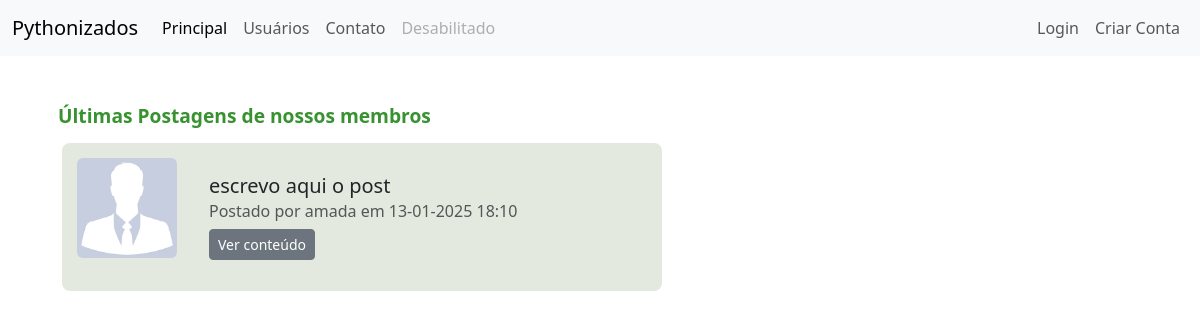
Before: / with the older database file.
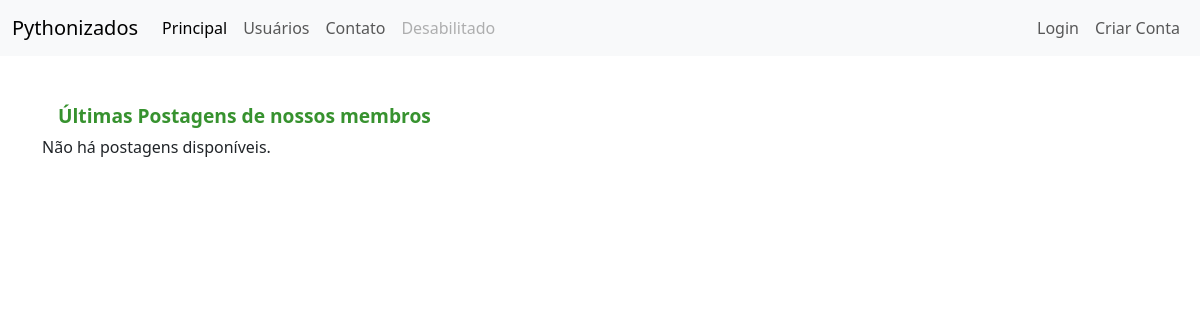
After: the same page with the newer database file.
### comunidade/models.py (models this page shows)
class Post(database.Model):
    id = database.Column(database.Integer, primary_key=True)
    titulo = database.Column(database.String, nullable=False)
    corpo = database.Column(database.Text, nullable=False)
    data_criacao = database.Column(database.DateTime, nullable=False, default=datetime.now())
    id_usuario = database.Column(database.Integer, database.ForeignKey('usuario.id'), nullable=False)

class Usuario(database.Model, UserMixin): # UserMixin serve para poder reutilizar
    id = database.Column(database.Integer, primary_key=True)
    username = database.Column(database.String, nullable=False, unique=True)
    email = database.Column(database.String, nullable=False, unique=True)
    senha = database.Column(database.String, nullable=False)
    foto_perfil = database.Column(database.String, default='default.jpg')
    posts = database.relationship('Post', backref='autor', lazy=True)
    cursos = database.Column(database.String, nullable=False, default='Não informado')

### comunidade/routes.py (the view)
@app.route("/")
def home():
    posts = Post.query.order_by(Post.data_criacao.desc()).all()
    for post in posts:
        post.corpo_red = f"{post.corpo[:50]}..." if len(post.corpo) > 50 else post.corpo
    usuarios = {usuario.id: usuario.username for usuario in Usuario.query.all()}
    foto_usuarios = {usuario.id: usuario.foto_perfil for usuario in Usuario.query.all()}
    return render_template('home.html', posts=posts, usuarios=usuarios, foto_usuarios=foto_usuarios)

### comunidade/templates/home.html (shortened to what this page needs)
{% extends 'base.html' %}
{% block body %}
<div class="container mt-5">
    <h1 class="h1-custom">Últimas Postagens de nossos membros</h1>
    <div class="posts-container">
        {% if posts %}
            {% for post in posts %}
            <div class="card mt-3" style="max-width: 700px; background-color: #e3e9de; padding: 15px; border-radius: 8px;">
                <div class="d-flex align-items-start">
                    <div class="me-3">
                        <img src="{{ url_for('static', filename='fotos_perfil/' + foto_usuarios[post.id_usuario]) }}"
                             alt="Imagem do usuário" class="rounded" width="100" height="100">
                    </div>
                    <div class="w-100">
                        <div class="card-body">
                            <h5 class="card-title">
                                <a href="{{ url_for('exibir_post', post_id=post.id) }}" style="text-decoration: none; color: inherit;">
                                    {{ post.titulo }}
                                </a>
                            </h5>
                            <h6 class="card-subtitle mb-2 text-muted">
                                Postado por {{ usuarios[post.id_usuario] }} em {{ post.data_criacao.strftime('%d-%m-%Y %H:%M') }}
                            </h6>
                            <button class="btn btn-secondary btn-sm" type="button" data-bs-toggle="collapse"
                                    data-bs-target="#postBody{{ post.id }}" aria-expanded="false"
                                    aria-controls="postBody{{ post.id }}">
                                Ver conteúdo
                            </button>
                        </div>
                    </div>
                </div>
            </div>
            {% endfor %}
        {% else %}
            <p>Não há postagens disponíveis.</p>
        {% endif %}
    </div>
</div>
{% endblock %}

Changed rows visible on the page:
removed Post: foto_perfil (placeholder picture), titulo "escrevo aqui o post", data_criacao "13-01-2025 18:10"
no longer on this page (row edited): Usuario: username "amada"
Other visible differences:
text now shown: "Não há postagens disponíveis."
